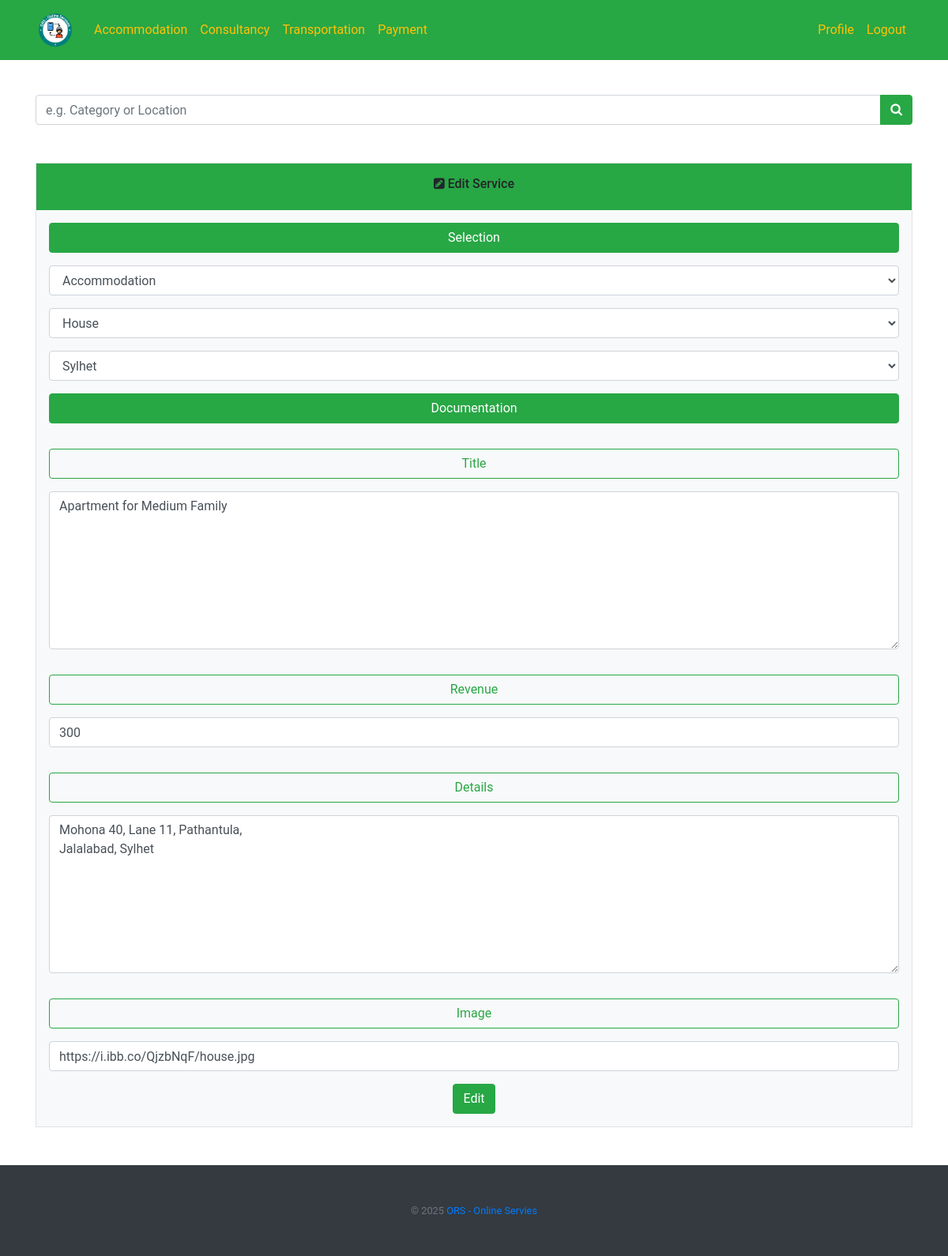
Page /edit-1 (signed in) on the committed database.
### tables this page shows
CREATE TABLE services (id INTEGER NOT NULL, service TEXT NOT NULL, title TEXT NOT NULL, location TEXT NOT NULL, category TEXT NOT NULL, revenue NUMERIC NOT NULL, details LONGTEXT NOT NULL, image HYPERLINK, provider INTEGER NOT NULL, customer INTEGER, PRIMARY KEY(id), FOREIGN KEY(provider) REFERENCES users(id), FOREIGN KEY(customer) REFERENCES users(id));

### application.py (the view)
@app.route("/edit-<service_id>", methods=["GET", "POST"])
@login_required
def edit(service_id):
    user = session["user_id"]
    group = db.execute("SELECT * FROM users WHERE id = ?", user)[0]["type"]
    rows = db.execute("SELECT * FROM services WHERE id = ? AND provider = ?", service_id, user)
    if len(rows) != 1:
        return apology("Wrong path!", 400)
    if request.method == "POST":
        service = request.form.get("service")
        category = request.form.get("category")
        location = request.form.get("location")
        title = request.form.get("title")
        revenue = request.form.get("revenue")
        details = request.form.get("details")
        image = request.form.get("image")
        if service == "Accommodation":
            if category == "House" or category == "Warehouse" or category == "Resort" or category == "Hotel":
                db.execute("UPDATE services SET service = ?, title = ?, location = ?, category = ?, revenue = ?, details = ?, image = ? WHERE id = ?",
                           service, title, location, category, revenue, details, image, service_id)
                flash("Service is updated to Accommodation!")
                return redirect("/accommodation")
            else:
                return apology("Invalid category!", 400)
        elif service == "Consultancy":
            if category == "Education" or category == "Health" or category == "Business" or category == "Innovation":
                db.execute("UPDATE services SET service = ?, title = ?, location = ?, category = ?, revenue = ?, details = ?, image = ? WHERE id = ?",
                           service, title, location, category, revenue, details, image, service_id)
                flash("Service is updated to Consultancy!")
                return redirect("/consultancy")
            else:
                return apology("Invalid category!", 400)
        elif service == "Transportation":
            if category == "Taxi" or category == "Car" or category == "Bus" or category == "Truck":
                db.execute("UPDATE services SET service = ?, title = ?, location = ?, category = ?, revenue = ?, details = ?, image = ? WHERE id = ?",
                           service, title, location, category, revenue, details, image, service_id)
                flash("Service is updated to Transportation!")
                return redirect("/transportation")
            else:
                return apology("Invalid category!", 400)
        else:
            return apology("Invalid service!", 400)
    else:
        if group == "provider":
            return render_template("edit.html", service_id=service_id, row=rows[0])
        else:
            return apology("Only provider can edit service!", 400)

### application.py (called while the page is built)
@app.after_request
def after_request(response):
    response.headers["Cache-Control"] = "no-cache, no-store, must-revalidate"
    response.headers["Expires"] = 0
    response.headers["Pragma"] = "no-cache"
    return response

### helpers.py (called while the page is built)
def login_required(f):
    @wraps(f)
    def decorated_function(*args, **kwargs):
        if session.get("user_id") is None:
            return redirect("/login")
        return f(*args, **kwargs)
    return decorated_function

### templates/edit.html (shortened to what this page needs)
{% extends "layout.html" %}
{% block main %}
    <div class="text-center bg-light border">
        <div class="bg-success p-3">
            <h6>
                <i class="fa fa-pencil-square"></i> Edit Service
            </h6>
        </div>
        <div class="container p-3">
            <form action="/edit-{{ service_id }}" method="post">
                <div class="btn btn-success d-block mb-3">Selection</div>
                <div class="form-group">
                    <select class="form-control form-select" name="service" required>
                        <option selected value="{{ row.service }}">{{ row.service }}</option>
                    </select>
                </div>
                <div class="form-group">
                    <select class="form-control form-select" name="category" required>
                        <option selected value="{{ row.category }}">{{ row.category }}</option>
                    </select>
                </div>
                <div class="form-group">
                    <select class="form-control form-select" name="location" required>
                        <option selected value="{{ row.location }}">{{ row.location }}</option>
                    </select>
                </div>
                <div class="btn btn-success d-block my-3">Documentation</div>
                <div class="form-group">
                    <label for="title" class="form-control btn btn-outline-success my-3">Title</label>
                    <textarea id="title" class="form-control" name="title" placeholder="Maximum 50 characters" maxlength="50" required style="height:200px">{{ row.title }}</textarea>
                </div>
                <div class="form-group">
                    <label for="revenue" class="form-control btn btn-outline-success my-3">Revenue</label>
                    <input id="revenue" class="form-control" name="revenue" placeholder="$ per time" type="number" min="0" required value="{{ row.revenue }}">
                </div>
                <div class="form-group">
                    <label for="details" class="form-control btn btn-outline-success my-3">Details</label>
                    <textarea id="details" class="form-control" name="details" placeholder="Maximum 250 characters" maxlength="250" required style="height:200px">{{ row.details }}</textarea>
                </div>
                <div class="form-group">
                    <label for="image" class="form-control btn btn-outline-success my-3">Image</label>
                    <input id="image" class="form-control" name="image" placeholder="https://i.ibb.co/.../image.jpg" type="url" value="{{ row.image }}">
                </div>
                <button class="btn btn-success" type="submit">Edit</button>
            </form>
        </div>
    </div>
{% endblock %}

### static/styles.css (style rules this page uses)
body { font-family: 'Roboto'; }

### rows in the picture
services: service "Accommodation", category "House", location "Sylhet", title "Apartment for Medium Family", revenue "300", details "Mohona 40, Lane 11, Pathantula, Jalalabad, Sylhet", image "https://i.ibb.co/QjzbNqF/house.jpg"
